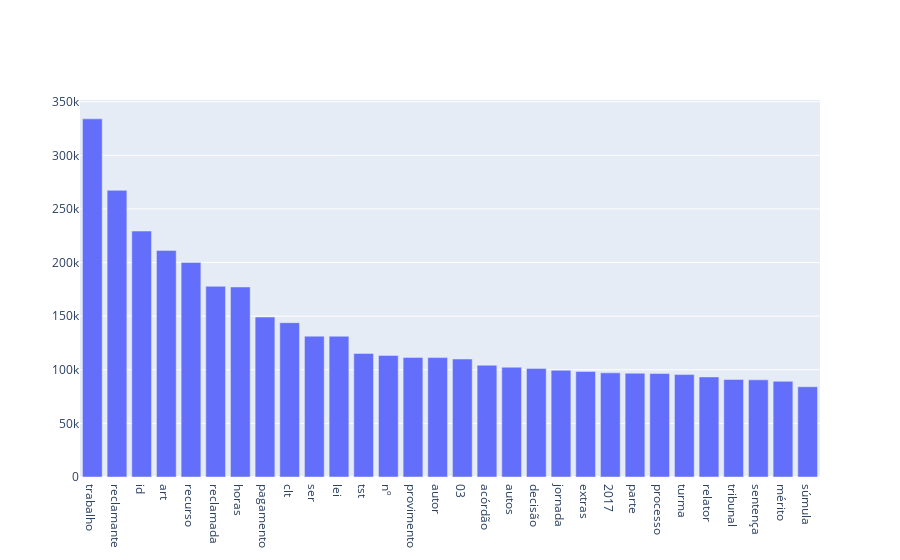

The notebook cell this image was saved under:
### Code cell
trace = go.Bar(x=df2["INTEIRO_TEOR"], y=df2["QUANTIDADE"])
iplot({"data":[trace]})

### Figure 1 — Plotly figure (JSON) as saved in the notebook; plotly's stock layout.template omitted (floating-point values rounded to 4 significant figures)
{"data": [{"type": "bar", "x": ["trabalho", "reclamante", "id", "art", "recurso", "reclamada", "horas", "pagamento", "clt", "ser", "lei", "tst", "nº", "provimento", "autor", "03", "acórdão", "autos", "decisão", "jornada", "extras", "2017", "parte", "processo", "turma", "relator", "tribunal", "sentença", "mérito", "súmula"], "y": [334005, 267339, 229353, 211333, 200110, 177842, 177217, 149157, 143941, 131354, 131272, 115246, 113389, 111533, 111330, 110038, 104231, 102404, 101289, 99533, 98464, 97154, 96775, 96493, 95526, 93346, 90956, 90608, 89232, 84152]}], "layout": {}}
